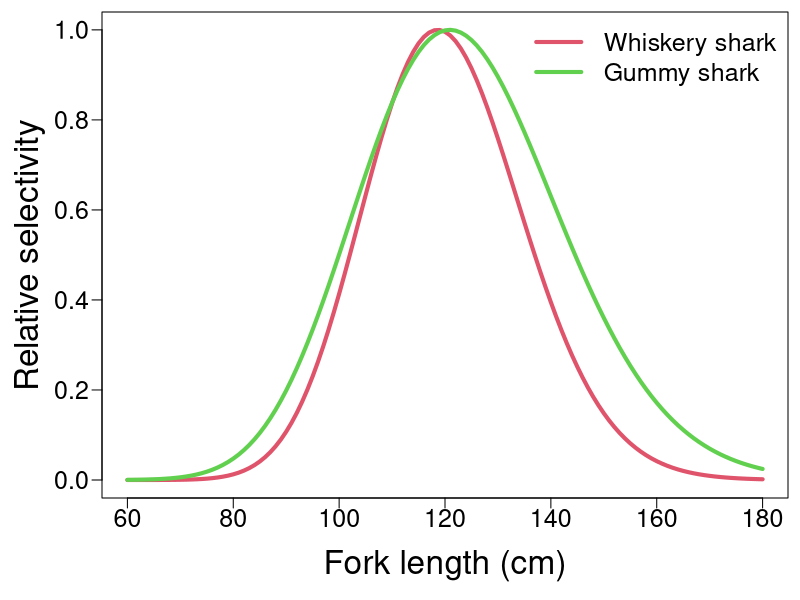

Reproduce this figure in R.
 #gummy                #Walker 2010
theta1=186
theta2=36695
mesh= 6.5 #(in inches, = 16.5 cm)
alphabeta.g=theta1*mesh
beta.g=-0.5*(theta1*mesh-((theta1^2)*(mesh^2)+4*theta2)^0.5)
alpha.g=alphabeta.g/beta.g
 
 #whiskery                #Simpfendorfer & Unsworth 1998
alpha.w=64.01339
beta.w=18.53164
alphabeta.w=alpha.w*beta.w

mid.FL.fem=60:180
sel.g=((mid.FL.fem*10/alphabeta.g)^alpha.g)*(exp(alpha.g-(mid.FL.fem*10/beta.g)))
sel.w=((mid.FL.fem*10/alphabeta.w)^alpha.w)*(exp(alpha.w-(mid.FL.fem*10/beta.w)))

setwd('C:/Matias/Analyses/Population dynamics/Visualise data')
tiff(file=paste("Selectivty.length.Whi.Gum.tiff"),width = 2400, height = 2400,
     units = "px", res = 300,compression = "lzw")
par(mai=c(1,1,.1,.1),oma=c(.1,.1,.1,.1),las=1,xpd=T,mgp=c(3,.65,0))
plot(mid.FL.fem,sel.w,type='l',ylab='Relative selectivity',xlab="Fork length (cm)",las=1,
     cex.lab=2,cex.axis=1.5,col=2,lwd=4)
lines(mid.FL.fem,sel.g,col=3,lwd=4)
legend('topright',c('Whiskery shark','Gummy shark'),bty='n',lty=1,lwd=4,col=c(2,3),cex=1.5)
dev.off()